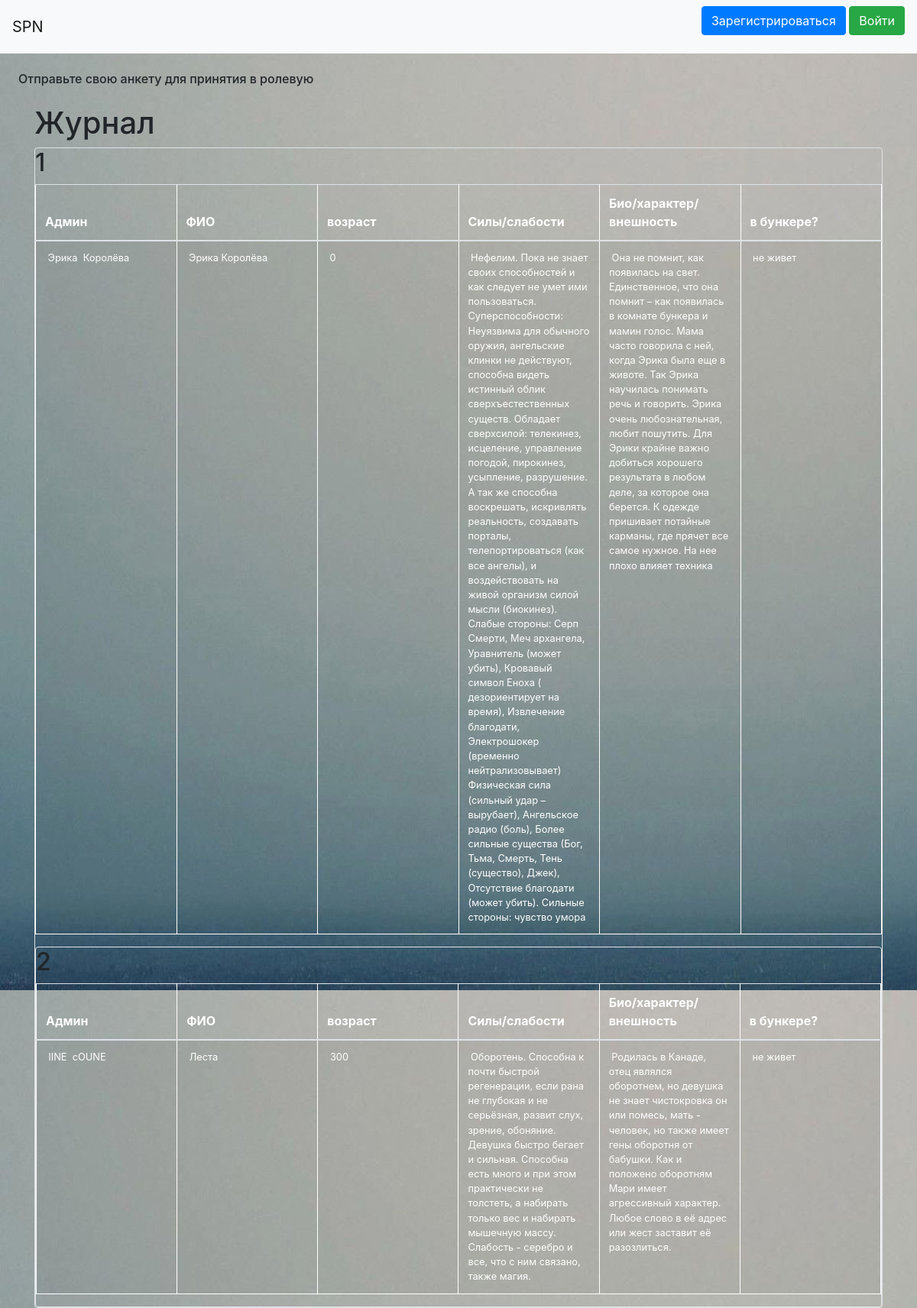
The page / on the database its author committed.
### data/jobs.py (models this page shows)
class Jobs(SqlAlchemyBase):
    __tablename__ = 'jobs'
    id = sqlalchemy.Column(sqlalchemy.Integer,
                           primary_key=True, autoincrement=True)
    team_leader = sqlalchemy.Column(sqlalchemy.Integer, sqlalchemy.ForeignKey("users.id"))
    namep = sqlalchemy.Column(sqlalchemy.String)
    size = sqlalchemy.Column(sqlalchemy.Integer)
    boost = sqlalchemy.Column(sqlalchemy.String)
    biograph = sqlalchemy.Column(sqlalchemy.String)
    end_date = sqlalchemy.Column(sqlalchemy.DateTime)
    is_finished = sqlalchemy.Column(sqlalchemy.Boolean)
    team_lead = orm.relationship('User')
    user = orm.relationship('User')

### data/users.py (models this page shows, shortened)
class User(SqlAlchemyBase, UserMixin, SerializerMixin):
    __tablename__ = 'users'
    id = sqlalchemy.Column(sqlalchemy.Integer,
                           primary_key=True, autoincrement=True)
    surname = sqlalchemy.Column(sqlalchemy.String, nullable=True)
    name = sqlalchemy.Column(sqlalchemy.String, nullable=True)
    age = sqlalchemy.Column(sqlalchemy.Integer, nullable=True)
    address = sqlalchemy.Column(sqlalchemy.String, nullable=True)
    email = sqlalchemy.Column(sqlalchemy.String,
                              index=True, unique=True, nullable=True)
    hashed_password = sqlalchemy.Column(sqlalchemy.String, nullable=True)
    modified_date = sqlalchemy.Column(sqlalchemy.DateTime,
                                      default=datetime.datetime.now)
    news = orm.relationship('Jobs', back_populates='user')

### 1main.py (the view)
@app.route("/")
def index():
    db_sess = db_session.create_session()
    jobs = db_sess.query(Jobs).all()
    return render_template("index.html", jobs=jobs)

### data/db_session.py (called while the page is built)
def create_session() -> Session:
    global __factory
    return __factory()

### templates/index.html (shortened to what this page needs)
{% extends "base.html" %}
{% block content %}
<h1>Журнал</h1>
{% for item in jobs%}
<div class="col-md6 border rounded">
    <h2>{{item.id}}</h2>
    <table class="table table-striped">
  <thead>
    <tr>
      <th scope="col">Админ</th>
      <th scope="col">ФИО</th>
      <th scope="col">возраст</th>
      <th scope="col">Силы/слабости</th>
      <th scope="col">Био/характер/внешность</th>
      <th scope="col">в бункере?</th>
    </tr>
  </thead>
  <tbody>
    <tr>
      <td> {{item.team_lead.name}}  {{item.team_lead.surname}}</td>
      <td> {{item.namep}}</td>
      <td> {{item.size}}</td>
      <td> {{item.boost}}</td>
      <td> {{item.biograph}}</td>
        {% if item.is_finished %}
      <td>живет</td>
        {% else %}
      <td> не живет</td>
        {% endif %}
    </tr>
  </tbody>
</table>
{% endfor %}
{% endblock %}

### templates/base.html (shortened to what this page needs)
<!doctype html>
<html lang="en">
<head>
    <link rel="stylesheet"
          href="https://stackpath.bootstrapcdn.com/bootstrap/4.4.1/css/bootstrap.min.css"
>
    <link rel="stylesheet" href="/static/style.css">
</head>
<body>
<header>
    <nav class="navbar navbar-light bg-light">
        <a class="navbar-brand" href="#">SPN</a>
        {% if current_user.is_authenticated %}
          <a class="navbar-brand" href="/logout">{{ current_user.name }}</a>
        {% else %}
          <p>
            <a class="btn btn-primary " href="/register">Зарегистрироваться</a>
            <a class="btn btn-success" href="/login">Войти</a>
          </p>
        {% endif %}
    </nav>
</header>
<h6>Отправьте свою анкету для принятия в ролевую</h6>
<main role="main" class="container">
    {% block content %}{% endblock %}
</main>
</body>
</html>

### static/style.css (style rules this page uses)
table { border-collapse: collapse; table-layout: fixed; width: 400px; white-space: pre-wrap; }
table td, th { padding: 30px; color: white; white-space:pre-wrap; }
table tr { height:1em; }
h6 { margin: 1.5rem; }
th { padding: 10px; border: 1px solid #ffffff; color: #ffffff; }
td { font-size: 0.8em; padding: 5px 7px; border: 1px solid #ffffff; color: #ffffff; }
body { background: url("img/1background-image.jpg"); }

### rows shown on the page
Jobs: id "1", team_lead.name "Эрика", team_lead.surname "Королёва", namep "Эрика Королёва", size "0", boost "Нефелим. Пока не знает своих способностей и как следует не умет ими пользоваться. Суперспособности: Неуязвима для обычного оружия, ангельские клинки не действуют, способна видеть истинный облик сверхъестественных существ. Обладает сверхсилой: телекинез, исцеление, управление погодой, пирокинез, усыпление, разрушение. А так же способна воскрешать, искривлять реальность, создавать порталы, телепортироваться (как все ангелы), и воздействовать на живой организм силой мысли (биокинез). Слабые стороны: Серп Смерти, Меч архангела, Уравнитель (может убить), Кровавый символ Еноха ( дезориентирует на время), Извлечение благодати, Электрошокер (временно нейтрализовывает) Физическая сила (сильный удар…", biograph "Она не помнит, как появилась на свет. Единственное, что она помнит – как появилась в комнате бункера и мамин голос. Мама часто говорила с ней, когда Эрика была еще в животе. Так Эрика научилась понимать речь и говорить. Эрика очень любознательная, любит пошутить. Для Эрики крайне важно добиться хорошего результата в любом деле, за которое она берется. К одежде пришивает потайные карманы, где прячет все самое нужное. На нее плохо влияет техника", is_finished "не живет"
Jobs: id "2", team_lead.name "lINE", team_lead.surname "cOUNE", namep "Леста", size "300", boost "Оборотень. Способна к почти быстрой регенерации, если рана не глубокая и не серьёзная, развит слух, зрение, обоняние. Девушка быстро бегает и сильная. Способна есть много и при этом практически не толстеть, а набирать только вес и набирать мышечную массу. Слабость - серебро и все, что с ним связано, также магия.", biograph "Родилась в Канаде, отец являлся оборотнем, но девушка не знает чистокровка он или помесь, мать - человек, но также имеет гены оборотня от бабушки. Как и положено оборотням Мари имеет агрессивный характер. Любое слово в её адрес или жест заставит её разозлиться.", is_finished "не живет"
